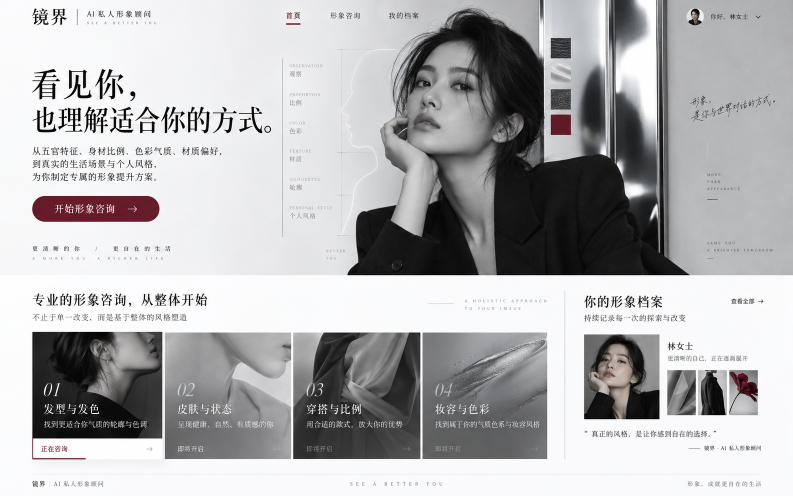
#> input picture docs/design-reference/01-home.png, 1586 x 992 px (shown at 1/2 size)
$ python slice-design-assets.py
#> lines starting #> are read from the running program, lines starting #| are printed output that depends on the picture
from pathlib import Path
from PIL import Image

ROOT = Path(__file__).resolve().parents[1]
REF = ROOT / "docs" / "design-reference"
GENERATED = ROOT / "docs" / "generated-assets"
OUT = ROOT / "src" / "static" / "design"
OUT.mkdir(parents=True, exist_ok=True)

JOBS = {
    "hero.webp": ("01-home.png", (680, 15, 1380, 552)),
    "home-card-hair.webp": ("01-home.png", (64, 664, 326, 919)),
    "home-card-skin.webp": ("01-home.png", (329, 664, 583, 919)),
    "home-card-outfit.webp": ("01-home.png", (585, 664, 842, 919)),
    "home-card-makeup.webp": ("01-home.png", (845, 664, 1098, 919)),
    "home-profile.webp": ("01-home.png", (1162, 650, 1530, 920)),
    "module-hair.webp": ("02-modules.png", (28, 300, 593, 916)),
    "module-skin.webp": ("02-modules.png", (594, 300, 1231, 590)),
    "module-outfit.webp": ("02-modules.png", (594, 590, 911, 916)),
    "module-makeup.webp": ("02-modules.png", (911, 590, 1231, 916)),
    "module-archive.webp": ("02-modules.png", (1232, 300, 1562, 916)),
    # Clean, text-free crops used behind the profile domain labels.
    "profile-domain-hair.webp": ("02-modules.png", (260, 300, 593, 540)),
    "profile-domain-skin.webp": ("02-modules.png", (850, 300, 1231, 576)),
    "profile-domain-outfit.webp": ("02-modules.png", (780, 590, 911, 916)),
    "profile-domain-makeup.webp": ("02-modules.png", (1090, 590, 1231, 916)),
    # Keep only the clean portrait area. Starting farther right excludes the
    # editorial copy baked into the reference artwork.
    "consultation-side.webp": ("03-preferences.png", (228, 335, 432, 1000)),
    # Only use the clean upper photo area; labels and selection chrome in the
    # reference are rendered by the client instead of being baked into assets.
    "style-natural.webp": ("03-preferences.png", (486, 215, 708, 365)),
    "style-sharp.webp": ("03-preferences.png", (752, 215, 1005, 365)),
    "style-soft.webp": ("03-preferences.png", (1015, 215, 1266, 365)),
    "style-bold.webp": ("03-preferences.png", (1276, 215, 1534, 365)),
    "portrait-original.webp": ("06-result.png", (52, 365, 402, 812)),
    "portrait-result.webp": ("06-result.png", (456, 365, 807, 812)),
    "result-option-1.webp": ("06-result.png", (852, 226, 1074, 448)),
    "result-option-2.webp": ("06-result.png", (1090, 226, 1312, 448)),
    "result-option-3.webp": ("06-result.png", (1327, 226, 1546, 448)),
    "silver-texture.webp": ("07-profile.png", (1195, 218, 1278, 306)),
    "fabric-texture.webp": ("07-profile.png", (1284, 218, 1370, 306)),
    "black-texture.webp": ("07-profile.png", (1372, 218, 1457, 306)),
    "wine-texture.webp": ("07-profile.png", (1462, 218, 1527, 306)),
}

for name, (source, box) in JOBS.items():
    with Image.open(REF / source) as image:
#> image is the input picture: PIL image 1586x992 RGB; mean R, G, B 178.2, 177.8, 179.2
        crop = image.crop(box).convert("RGB")
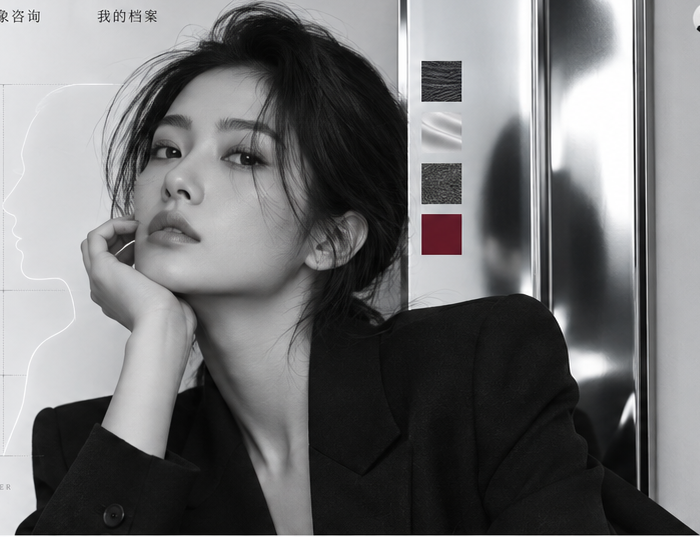
#> crop: PIL image 700x537 RGB; mean R, G, B 112.6, 112.8, 113.8
        crop.thumbnail((1200, 1200), Image.Resampling.LANCZOS)
        crop.save(OUT / name, "WEBP", quality=88, method=6)
        print(f"{name}: {crop.width}x{crop.height}")
#| hero.webp: 700x537

# Generated contact sheets are kept as source material, then deterministically
# split into four module-specific, text-free UI backgrounds.
for module in ("skin", "outfit", "makeup"):
#> (the run stopped early here; a loop or call above may not have finished)
